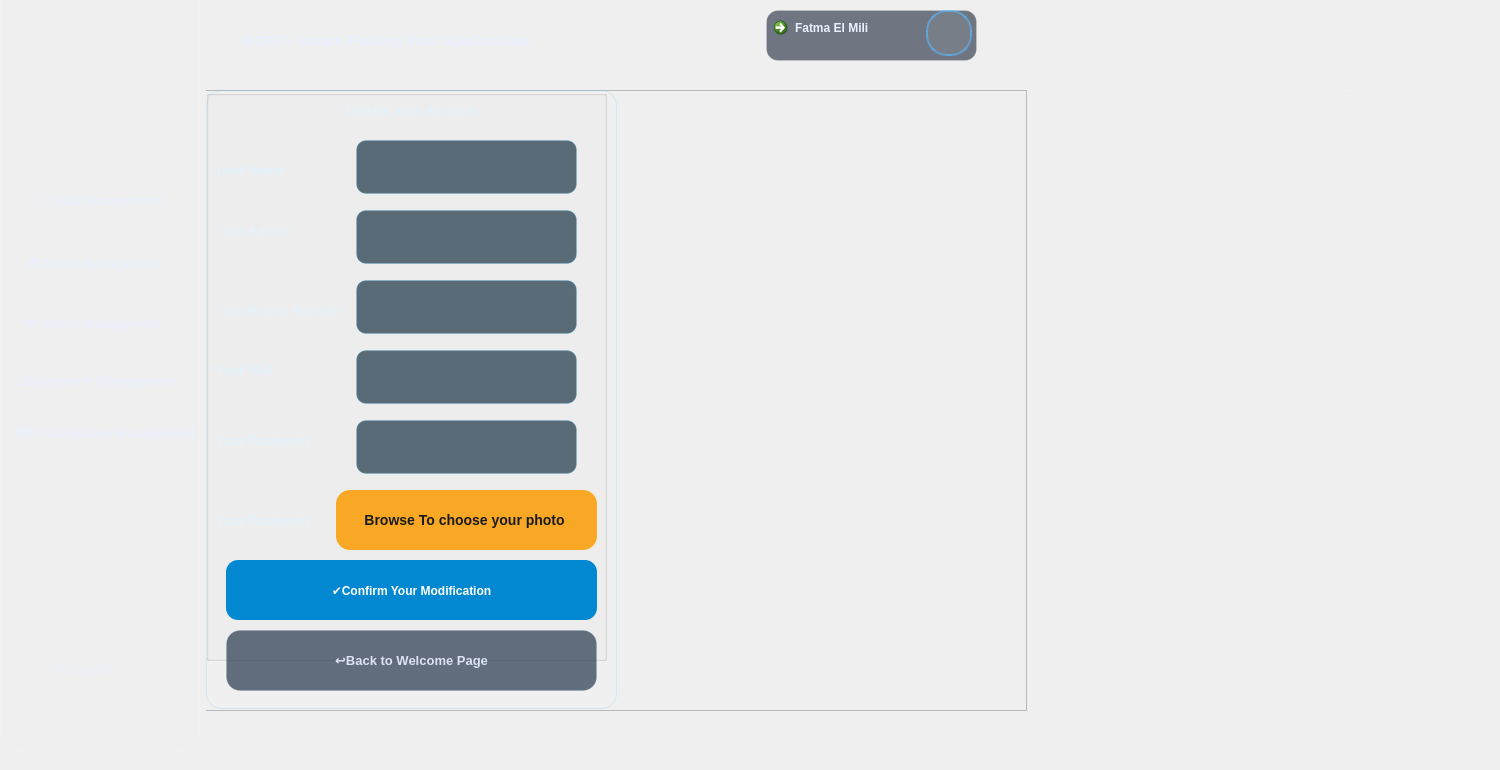
    <widget class="QWidget" name="pageupdateaccount">
     <property name="styleSheet">
      <string notr="true">/* =================================================
   PAGE STAFF MANAGEMENT - BACKGROUND
   ================================================= */
QWidget#pageupdateaccount {
    background: qlineargradient(x1:0, y1:0, x2:1, y2:1,
        stop:0 #071a2c,
        stop:0.35 #082136,
        stop:0.7 #071c2d,
        stop:1 #040f1a);
    font-family: &quot;Segoe UI&quot;;
    color: #EAF0FF;
}

/* =================================================
   HEADER + SIDEBAR (SAME STYLE)
   ================================================= */
QFrame#header_A,
QFrame#sidebarMenu_A {
    background: qlineargradient(x1:0, y1:0, x2:0, y2:1,
        stop:0 rgba(12, 42, 75, 0.95),
        stop:0.55 rgba(8, 30, 55, 0.95),
        stop:1 rgba(6, 22, 40, 0.95));
    border: 1px solid rgba(255,255,255,0.12);
    border-radius: 16px;
}

QFrame#header_A{
    padding: 10px 16px;
}

QFrame#sidebarMenu_A {
    padding: 12px;
}

/* =================================================
   HEADER CONTENT
   ================================================= */
QLabel#titreHeader_A {
    color: #EAF0FF;
    font-size: 15px;
    font-weight: 800;
    letter-spacing: 0.5px;
}

QLabel#avatar_A {
    min-width: 42px;
    max-width: 42px;
    min-height: 42px;
    max-height: 42px;
    border-radius: 21px;
    border: 2px solid rgba(88,184,255,0.6);
    background-color: rgba(255,255,255,0.06);
}

/* User profile button */
QCommandLinkButton#userprofiledetails_A {
    background-color: rgba(8, 18, 38, 0.55);
    border: 1px solid rgba(255,255,255,0.15);
    border-radius: 12px;
    padding: 8px 14px;
    color: #EAF0FF;
    font-weight: 700;
}

QCommandLinkButton#userprofiledetails_A:hover {
    background-color: rgba(88,184,255,0.15);
    border: 1px solid rgba(88,184,255,0.45);
}

QCommandLinkButton#userprofiledetails_A:pressed {
    background-color: rgba(88,184,255,0.25);
}

/* =================================================
   SIDEBAR GROUP
   ================================================= */
QGroupBox#groupBox_A {
    border: none;
    margin-top: 6px;
}

/* =================================================
   SIDEBAR BUTTONS (BASE)
   ================================================= */
QPushButton#clientsmanagementBTN_A,
QPushButton#equipmentmanagementBTN_A,
QPushButton#fishingzonemanagementBTN_A,
QPushButton#staffmanagementBTN_A,
QPushButton#stockmanagementBTN_A {
    background: transparent;
    border: none;
    color: rgba(234,240,255,0.80);
    padding: 12px 14px;
    border-radius: 12px;
    text-align: left;
    font-size: 13px;
    font-weight: 650;
}

/* Hover effect */
QPushButton#clientsmanagementBTN_A:hover,
QPushButton#equipmentmanagementBTN_A:hover,
QPushButton#fishingzonemanagementBTN_A:hover,
QPushButton#staffmanagementBTN_A:hover,
QPushButton#stockmanagementBTN_A:hover {
    background-color: rgba(88,184,255,0.14);
    border: 1px solid rgba(88,184,255,0.25);
    color: #FFFFFF;
}

/* Pressed */
QPushButton#clientsmanagementBTN_A:pressed,
QPushButton#equipmentmanagementBTN_A:pressed,
QPushButton#fishingzonemanagementBTN_A:pressed,
QPushButton#staffmanagementBTN_A:pressed,
QPushButton#stockmanagementBTN_A:pressed {
    background-color: rgba(88,184,255,0.25);
}

/* =================================================
   ACTIVE / SELECTED BUTTON (Staff Management)
   ================================================= */
QPushButton[active=&quot;true&quot;] {
    background-color: rgba(10, 102, 255, 0.28);
    border: 1px solid rgba(10, 102, 255, 0.55);
    color: #FFFFFF;
    padding-left: 18px;
}
QPushButton#staffmanagementBTN_A[active=&quot;true&quot;] {
    background-color: rgba(10, 102, 255, 0.35);
    border-left: 4px solid #4FC3F7;
    color: white;
    font-weight: 600;
}

/* =================================================
   LOG OUT BUTTON
   ================================================= */
QPushButton#logOutBTN_A {
    background: transparent;
    border: none;
    color: rgba(234,240,255,0.65);
    padding: 12px 14px;
    border-radius: 12px;
    text-align: left;
    font-weight: 650;
}

QPushButton#logOutBTN_A:hover {
    background-color: rgba(255, 120, 120, 0.12);
    border: 1px solid rgba(255, 120, 120, 0.25);
    color: #FFC1C1;
}

/* =================================================
   MAIN CONTENT AREA
   ================================================= */
QFrame#contenumain_A {
    background-color: transparent;
}

/* =================================================
   MENUBAR + STATUSBAR
   ================================================= */
QMenuBar_A {
    background-color: rgba(6, 22, 40, 0.95);
    color: rgba(234,240,255,0.85);
    border-bottom: 1px solid rgba(255,255,255,0.12);
    padding: 6px;
}

QStatusBar_A {
    background-color: rgba(6, 22, 40, 0.95);
    color: rgba(234,240,255,0.70);
    border-top: 1px solid rgba(255,255,255,0.12);
}
/* =======================
   FORM CARD (LEFT)
   objectName: formAddStaff
   ======================= */
QFrame#formAddStaff_A{
    background-color: rgba(255,255,255,0.06);
    border: 1px solid rgba(79,195,247,0.18);
    border-radius: 16px;
}

/* Title label (labeladdstaff) */
QLabel#labeladdstaff_A {
    color: #E3F2FD;
    font-size: 18px;
    font-weight: 700;
    padding: 8px 0;
}

/* All labels inside the form */
QFrame#formAddStaff_A QLabel {
    color: rgba(227,242,253,0.88);
    font-size: 13px;
    font-weight: 600;
}

/* Inputs (LineEdits) */
QLineEdit {
    background-color: rgba(10, 35, 55, 0.65);
    color: #E3F2FD;
    border: 1px solid rgba(79,195,247,0.25);
    border-radius: 10px;
    padding: 8px 12px;
    min-height: 36px;
    font-size: 13px;
}

QLineEdit:focus {
    border: 1px solid #4FC3F7;
    background-color: rgba(10, 35, 55, 0.85);
}

/* ComboBoxes (role, cvstat) */
QComboBox {
    background-color: rgba(10, 35, 55, 0.65);
    color: #E3F2FD;
    border: 1px solid rgba(79,195,247,0.25);
    border-radius: 10px;
    padding: 7px 12px;
    min-height: 36px;
    font-size: 13px;
}

QComboBox:hover {
    border: 1px solid rgba(79,195,247,0.45);
}

QComboBox:focus {
    border: 1px solid #4FC3F7;
    background-color: rgba(10, 35, 55, 0.85);
}

QComboBox::drop-down {
    width: 36px;
    border: none;
}

QComboBox::down-arrow {
    image: none;
    border-left: 6px solid transparent;
    border-right: 6px solid transparent;
    border-top: 8px solid rgba(227,242,253,0.8);
    margin-right: 10px;
}

/* Upload CV Button (uploadcvbtn) */
QPushButton#uploadcvbtn_A {
    background-color: rgba(255,255,255,0.08);
    color: #E3F2FD;
    border: 1px dashed rgba(79,195,247,0.6);
    border-radius: 10px;
    padding: 8px 12px;
    font-weight: 600;
}

/* Hover Upload */
QPushButton#uploadcvbtn_A:hover {
    background-color: rgba(79,195,247,0.2);
    border-color: #4FC3F7;
}

/* Add Staff Button (addstaffbtn) */
QPushButton#addstaffbtn_A {
    background-color: #0288D1;
    color: white;
    border: none;
    border-radius: 12px;
    min-height: 40px;
    font-weight: bold;
}

QPushButton#addstaffbtn_A:hover {
    background-color: #039BE5;
}

QPushButton#addstaffbtn_A:pressed {
    background-color: #01579B;
}
/* ================================================= */
/* ============ STAFF LIST CONTAINER =============== */
/* ================================================= */

#liststaffff_A {
    background-color: rgba(12, 32, 52, 0.95);
    border: 1px solid rgba(79, 195, 247, 0.25);
    border-radius: 18px;
    padding: 15px;
    margin-left: 10px;
}

#liststaffff_A::title {
    subcontrol-origin: margin;
    left: 15px;
    top: 8px;
    padding: 0 8px;
    color: #4fc3f7;
    font-weight: 700;
    font-size: 14px;
}

/* ================================================= */
/* ================= SEARCH BAR ==================== */
/* ================================================= */

#staffsearchbarre_A {
    background-color: rgba(20, 45, 70, 0.9);
    border: 1px solid rgba(79, 195, 247, 0.4);
    border-radius: 14px;
    padding: 10px 15px;
    color: white;
    font-size: 13px;
}

#staffsearchbarre_A:focus {
    border: 1px solid #4fc3f7;
    background-color: rgba(30, 75, 120, 0.9);
}

/* ================================================= */
/* ================= SORT COMBO ==================== */
/* ================================================= */

#sortstaff_A {
    background-color: rgba(20, 45, 70, 0.9);
    border: 1px solid rgba(79, 195, 247, 0.4);
    border-radius: 12px;
    padding: 6px 12px;
    color: #e3f2fd;
}

#sortstaff_A:hover {
    background-color: rgba(79, 195, 247, 0.25);
}

/* ================================================= */
/* ================== TABLE ======================== */
/* ================================================= */

#tablestaff_A {
    background-color: rgba(10, 25, 40, 0.95);
    border: 1px solid rgba(79, 195, 247, 0.3);
    border-radius: 14px;
    gridline-color: rgba(79, 195, 247, 0.15);
    color: #e3f2fd;
    font-size: 12px;
}

#tablestaff_A::item {
    padding: 8px;
}

#tablestaff_A::item:selected {
    background-color: rgba(79, 195, 247, 0.35);
    color: white;
}

QHeaderView::section {
    background-color: rgba(15, 55, 90, 0.95);
    color: #4fc3f7;
    padding: 8px;
    border: none;
    font-weight: bold;
}

/* Scrollbars table */
QTableWidget QScrollBar:vertical {
    background: transparent;
    width: 8px;
}

QTableWidget QScrollBar::handle:vertical {
    background: #4fc3f7;
    border-radius: 4px;
}

QTableWidget QScrollBar::add-line,
QTableWidget QScrollBar::sub-line {
    height: 0;
}

/* ================================================= */
/* ================= BUTTONS ======================= */
/* ================================================= */


#cvanalysebtn_A,
#staticbtn_A,
#exportpdfstaffbtn_A{
    background-color: rgba(20, 60, 95, 0.9);
    border: 1px solid rgba(79, 195, 247, 0.4);
    border-radius: 12px;
    color: #e3f2fd;
    padding: 10px 16px;
    font-weight: 600;
}


#cvanalysebtn_A:hover,
#staticbtn_A:hover,
#exportpdfstaffbtn_A:hover {
    background-color: rgba(79, 195, 247, 0.35);
    color: white;
}

/* ===== DELETE BUTTON ===== */
#deletestaffbtn_A {
    background-color: rgba(183, 28, 28, 0.9);
    border: none;
    border-radius: 12px;
    color: white;
    padding: 10px 16px;
    font-weight: 600;
}

#deletestaffbtn_A:hover {
    background-color: #e53935;
    box-shadow: 0 0 15px rgba(244, 67, 54, 0.6);
}
/* ======================================= */
/* ========= MODIFY STAFF BUTTON ========= */
/* ======================================= */

#browbtn{
    background-color: #f9a825;            /* Jaune principal */
    color: #1a1a1a;
    border: none;
    border-radius: 14px;
    padding: 12px 20px;
    font-size: 14px;
    font-weight: 700;
}

/* Hover */
#browbtn:hover {
    background-color: #fbc02d;            /* Jaune plus clair */
    box-shadow: 0 0 15px rgba(251, 192, 45, 0.6);
}

/* Click (pressed) */
#browbtn:pressed {
    background-color: #f57f17;            /* Jaune foncé */
    box-shadow: inset 0 3px 6px rgba(0,0,0,0.35);
}
/* =========================================================
   BACK TO WELCOME BUTTON
   ========================================================= */
QPushButton#backWbtn_A {
    background: rgba(20, 38, 58, 0.65);   /* navy soft */
    color: rgba(234,240,255,0.90);
    border-radius: 14px;
    padding: 10px 18px;
    border: 1px solid rgba(120,160,200,0.25);
    font-size: 13px;
    font-weight: 700;
}

/* Hover */
QPushButton#backWbtn_A:hover {
    background: rgba(37, 99, 235, 0.20);  /* blue highlight */
    border: 1px solid rgba(88,184,255,0.55);
    color: #FFFFFF;
}

/* Pressed */
QPushButton#backWbtn_A:pressed {
    background: rgba(15, 23, 42, 0.95);
    border: 1px solid rgba(88,184,255,0.75);
}

/* Optional: disabled */
QPushButton#backWbtn_A:disabled {
    background: rgba(20, 38, 58, 0.35);
    color: rgba(234,240,255,0.45);
    border: 1px solid rgba(120,160,200,0.15);
}
</string>
     </property>
     <widget class="QWidget" name="layoutWidget_4">
      <property name="geometry">
       <rect>
        <x>0</x>
        <y>-10</y>
        <width>1491</width>
        <height>761</height>
       </rect>
      </property>
      <layout class="QHBoxLayout" name="horizontalLayout_6">
       <item>
        <widget class="QFrame" name="sidebarMenu_A">
         <property name="minimumSize">
          <size>
           <width>200</width>
           <height>0</height>
          </size>
         </property>
         <property name="maximumSize">
          <size>
           <width>200</width>
           <height>16777215</height>
          </size>
         </property>
         <property name="frameShape">
          <enum>QFrame::Shape::NoFrame</enum>
         </property>
         <property name="frameShadow">
          <enum>QFrame::Shadow::Raised</enum>
         </property>
         <widget class="QGroupBox" name="groupBox_A">
          <property name="geometry">
           <rect>
            <x>10</x>
            <y>100</y>
            <width>200</width>
            <height>581</height>
           </rect>
          </property>
          <property name="minimumSize">
           <size>
            <width>200</width>
            <height>0</height>
           </size>
          </property>
          <property name="maximumSize">
           <size>
            <width>200</width>
            <height>16777215</height>
           </size>
          </property>
          <property name="title">
           <string/>
          </property>
          <widget class="QPushButton" name="staffmanagementBTN_A">
           <property name="geometry">
            <rect>
             <x>0</x>
             <y>80</y>
             <width>181</width>
             <height>61</height>
            </rect>
           </property>
           <property name="text">
            <string>👩🏻‍💼Staff Management</string>
           </property>
           <property name="active" stdset="0">
            <bool>false</bool>
           </property>
          </widget>
          <widget class="QPushButton" name="clientsmanagementBTN_A">
           <property name="geometry">
            <rect>
             <x>0</x>
             <y>150</y>
             <width>191</width>
             <height>51</height>
            </rect>
           </property>
           <property name="text">
            <string>💰Clients Management</string>
           </property>
          </widget>
          <widget class="QPushButton" name="stockmanagementBTN_A">
           <property name="geometry">
            <rect>
             <x>0</x>
             <y>210</y>
             <width>171</width>
             <height>51</height>
            </rect>
           </property>
           <property name="text">
            <string>🐟 Stock Management</string>
           </property>
          </widget>
          <widget class="QPushButton" name="fishingzonemanagementBTN_A">
           <property name="geometry">
            <rect>
             <x>-10</x>
             <y>320</y>
             <width>221</width>
             <height>51</height>
            </rect>
           </property>
           <property name="text">
            <string>🗺️ FishingZone Management</string>
           </property>
          </widget>
          <widget class="QPushButton" name="equipmentmanagementBTN_A">
           <property name="geometry">
            <rect>
             <x>-10</x>
             <y>270</y>
             <width>201</width>
             <height>41</height>
            </rect>
           </property>
           <property name="text">
            <string>⚓Equipment Management</string>
           </property>
          </widget>
         </widget>
         <widget class="QLabel" name="logoheader_A">
          <property name="geometry">
           <rect>
            <x>0</x>
            <y>10</y>
            <width>181</width>
            <height>151</height>
           </rect>
          </property>
          <property name="text">
           <string/>
          </property>
          <property name="pixmap">
           <pixmap resource="Ressources.qrc">:/Images/logoHeader1.png</pixmap>
          </property>
         </widget>
         <widget class="QPushButton" name="logOutBTN_A">
          <property name="geometry">
           <rect>
            <x>40</x>
            <y>650</y>
            <width>121</width>
            <height>61</height>
           </rect>
          </property>
          <property name="text">
           <string>⏻ Log Out</string>
          </property>
         </widget>
        </widget>
       </item>
       <item>
        <widget class="QFrame" name="contenumain_A">
         <property name="frameShape">
          <enum>QFrame::Shape::StyledPanel</enum>
         </property>
         <property name="frameShadow">
          <enum>QFrame::Shadow::Raised</enum>
         </property>
         <property name="active" stdset="0">
          <bool>true</bool>
         </property>
         <widget class="QWidget" name="verticalLayoutWidget_5">
          <property name="geometry">
           <rect>
            <x>-270</x>
            <y>0</y>
            <width>1431</width>
            <height>101</height>
           </rect>
          </property>
          <layout class="QVBoxLayout" name="verticalLayout_6">
           <item>
            <widget class="QFrame" name="header_A">
             <property name="frameShape">
              <enum>QFrame::Shape::StyledPanel</enum>
             </property>
             <property name="frameShadow">
              <enum>QFrame::Shadow::Raised</enum>
             </property>
             <widget class="QLabel" name="titreHeader_A">
              <property name="geometry">
               <rect>
                <x>220</x>
                <y>20</y>
                <width>461</width>
                <height>61</height>
               </rect>
              </property>
              <property name="text">
               <string>BORT- Smart Fishing Port Application</string>
              </property>
              <property name="alignment">
               <set>Qt::AlignmentFlag::AlignCenter</set>
              </property>
             </widget>
             <widget class="QCommandLinkButton" name="userprofiledetails_A">
              <property name="geometry">
               <rect>
                <x>830</x>
                <y>20</y>
                <width>211</width>
                <height>51</height>
               </rect>
              </property>
              <property name="text">
               <string>Fatma El Mili</string>
              </property>
             </widget>
             <widget class="QLabel" name="avatar_A">
              <property name="geometry">
               <rect>
                <x>990</x>
                <y>20</y>
                <width>46</width>
                <height>46</height>
               </rect>
              </property>
              <property name="text">
               <string/>
              </property>
              <property name="pixmap">
               <pixmap resource="Ressources.qrc">:/Images/avatar.png</pixmap>
              </property>
             </widget>
            </widget>
           </item>
          </layout>
         </widget>
         <widget class="QWidget" name="layoutWidget_5">
          <property name="geometry">
           <rect>
            <x>-10</x>
            <y>100</y>
            <width>831</width>
            <height>621</height>
           </rect>
          </property>
          <layout class="QHBoxLayout" name="horizontalLayout_7">
           <item>
            <widget class="QFrame" name="liststaff_A">
             <property name="frameShape">
              <enum>QFrame::Shape::StyledPanel</enum>
             </property>
             <property name="frameShadow">
              <enum>QFrame::Shadow::Raised</enum>
             </property>
             <widget class="QFrame" name="formAddStaff_A">
              <property name="geometry">
               <rect>
                <x>10</x>
                <y>0</y>
                <width>411</width>
                <height>619</height>
               </rect>
              </property>
              <property name="frameShape">
               <enum>QFrame::Shape::StyledPanel</enum>
              </property>
              <property name="frameShadow">
               <enum>QFrame::Shadow::Raised</enum>
              </property>
              <widget class="QGroupBox" name="formcontdd_A">
               <property name="geometry">
                <rect>
                 <x>0</x>
                 <y>0</y>
                 <width>401</width>
                 <height>571</height>
                </rect>
               </property>
               <property name="title">
                <string/>
               </property>
               <widget class="QLabel" name="labeladdstaff_A">
                <property name="geometry">
                 <rect>
                  <x>130</x>
                  <y>0</y>
                  <width>151</width>
                  <height>41</height>
                 </rect>
                </property>
                <property name="text">
                 <string>Update Your Account</string>
                </property>
                <property name="alignment">
                 <set>Qt::AlignmentFlag::AlignCenter</set>
                </property>
               </widget>
               <widget class="QLabel" name="staffnamelabel_A">
                <property name="geometry">
                 <rect>
                  <x>10</x>
                  <y>70</y>
                  <width>131</width>
                  <height>20</height>
                 </rect>
                </property>
                <property name="text">
                 <string>User Name</string>
                </property>
               </widget>
               <widget class="QLineEdit" name="staffnameedit_A">
                <property name="geometry">
                 <rect>
                  <x>150</x>
                  <y>50</y>
                  <width>221</width>
                  <height>54</height>
                 </rect>
                </property>
               </widget>
               <widget class="QLabel" name="staffaddresslabel_A">
                <property name="geometry">
                 <rect>
                  <x>10</x>
                  <y>130</y>
                  <width>111</width>
                  <height>20</height>
                 </rect>
                </property>
                <property name="text">
                 <string>Your Adress</string>
                </property>
               </widget>
               <widget class="QLineEdit" name="staffaddressedit_A">
                <property name="geometry">
                 <rect>
                  <x>150</x>
                  <y>120</y>
                  <width>221</width>
                  <height>54</height>
                 </rect>
                </property>
               </widget>
               <widget class="QLabel" name="tellabel_A">
                <property name="geometry">
                 <rect>
                  <x>10</x>
                  <y>210</y>
                  <width>141</width>
                  <height>20</height>
                 </rect>
                </property>
                <property name="text">
                 <string>Your Phone Number</string>
                </property>
               </widget>
               <widget class="QLineEdit" name="teledit_A">
                <property name="geometry">
                 <rect>
                  <x>150</x>
                  <y>190</y>
                  <width>221</width>
                  <height>54</height>
                 </rect>
                </property>
               </widget>
               <widget class="QLabel" name="maillabel_A">
                <property name="geometry">
                 <rect>
                  <x>10</x>
                  <y>270</y>
                  <width>151</width>
                  <height>20</height>
                 </rect>
                </property>
                <property name="text">
                 <string>Your Mail</string>
                </property>
               </widget>
               <widget class="QLineEdit" name="mailedit_A">
                <property name="geometry">
                 <rect>
                  <x>150</x>
                  <y>260</y>
                  <width>221</width>
                  <height>54</height>
                 </rect>
                </property>
               </widget>
               <widget class="QLabel" name="passlab_A_2">
                <property name="geometry">
                 <rect>
                  <x>10</x>
                  <y>340</y>
                  <width>141</width>
                  <height>20</height>
                 </rect>
                </property>
                <property name="text">
                 <string>Your Password</string>
                </property>
               </widget>
               <widget class="QLineEdit" name="passlab_A">
                <property name="geometry">
                 <rect>
                  <x>150</x>
                  <y>330</y>
                  <width>221</width>
                  <height>54</height>
                 </rect>
                </property>
               </widget>
               <widget class="QLabel" name="cvpathEdit_2">
                <property name="geometry">
                 <rect>
                  <x>30</x>
                  <y>490</y>
                  <width>311</width>
                  <height>20</height>
                 </rect>
                </property>
                <property name="text">
                 <string/>
                </property>
                <property name="alignment">
                 <set>Qt::AlignmentFlag::AlignCenter</set>
                </property>
               </widget>
               <widget class="QLabel" name="profile_A">
                <property name="geometry">
                 <rect>
                  <x>10</x>
                  <y>420</y>
                  <width>141</width>
                  <height>20</height>
                 </rect>
                </property>
                <property name="text">
                 <string>Your Password</string>
                </property>
               </widget>
               <widget class="QPushButton" name="browbtn">
                <property name="geometry">
                 <rect>
                  <x>130</x>
                  <y>400</y>
                  <width>261</width>
                  <height>60</height>
                 </rect>
                </property>
                <property name="text">
                 <string>Browse To choose your photo </string>
                </property>
               </widget>
               <widget class="QPushButton" name="addstaffbtn_A">
                <property name="geometry">
                 <rect>
                  <x>20</x>
                  <y>470</y>
                  <width>371</width>
                  <height>60</height>
                 </rect>
                </property>
                <property name="text">
                 <string>✔️Confirm Your Modification</string>
                </property>
               </widget>
              </widget>
              <widget class="QPushButton" name="backWbtn_A">
               <property name="geometry">
                <rect>
                 <x>20</x>
                 <y>540</y>
                 <width>371</width>
                 <height>61</height>
                </rect>
               </property>
               <property name="text">
                <string>↩️Back to Welcome Page</string>
               </property>
              </widget>
             </widget>
             <widget class="QLabel" name="imgcover">
              <property name="geometry">
               <rect>
                <x>420</x>
                <y>0</y>
                <width>401</width>
                <height>621</height>
               </rect>
              </property>
              <property name="text">
               <string/>
              </property>
              <property name="pixmap">
               <pixmap resource="Ressources.qrc">:/Images/profile.jpg</pixmap>
              </property>
             </widget>
            </widget>
           </item>
          </layout>
         </widget>
        </widget>
       </item>
      </layout>
     </widget>
    </widget>
